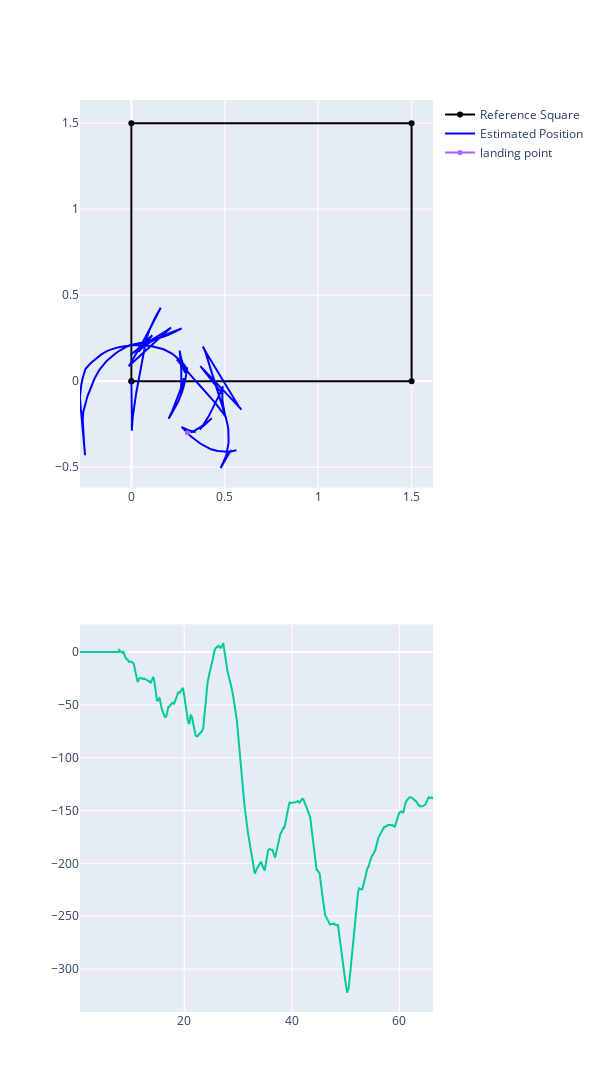

Notebook code cell kept with this figure:
### Code cell
# Integrate forward
positions = [np.zeros(2)]
thetas = [0.0]
angular_velocity = data["State Angular velocity [rad/s]"].to_numpy()
linear_velocity = data["State Linear velocity [m/s]"].to_numpy()
times = data["Time [s]"]
for i in range(1, len(angular_velocity)):
    dT = times[i] - times[i-1]
    thetas.append(thetas[-1] + angular_velocity[i]*dT)

    velocity_world = np.array([[np.cos(thetas[-1]), -np.sin(thetas[-1])], 
                               [np.sin(thetas[-1]), np.cos(thetas[-1])]])@np.array([linear_velocity[i], 0.0])
    
    positions.append(positions[-1]+velocity_world*dT)

positions = np.array(positions)

fig = make_subplots(rows=2, cols=1)

fig.add_trace(go.Scatter(x=[0.0, 1.5, 1.5, 0.0, 0.0], y=[0.0, 0.0, 1.5, 1.5, 0.0], name="Reference Square", marker_color="black"), row=1, col=1)
fig.add_trace(go.Scatter(x=-positions[:,1], y=positions[:,0], name="Estimated Position", marker_color="blue"), row=1, col=1)
fig.add_trace(go.Scatter(x=times, y=np.rad2deg(thetas), showlegend=False), row=2, col=1)

fig.add_trace(go.Scatter(x=[0.3], y=[-0.3], marker_size=5, name="landing point"), row=1, col=1)

fig.update_layout(width=600, height=1100)
fig.show()

### Figure 1 — Plotly figure (JSON) as saved in the notebook; plotly's stock layout.template omitted (floating-point values rounded to 4 significant figures; data arrays with more than 128 entries replaced by an {"elided": "..."} marker saying what was removed)
{"data": [{"marker": {"color": "black"}, "name": "Reference Square", "type": "scatter", "x": [0, 1.5, 1.5, 0, 0], "xaxis": "x", "y": [0, 0, 1.5, 1.5, 0], "yaxis": "y"}, {"marker": {"color": "blue"}, "name": "Estimated Position", "type": "scatter", "x": {"elided": "1456 float values"}, "xaxis": "x", "y": {"elided": "1456 float values"}, "yaxis": "y"}, {"showlegend": false, "type": "scatter", "x": {"elided": "1456 float values"}, "xaxis": "x2", "y": {"elided": "1456 float values"}, "yaxis": "y2"}, {"marker": {"size": 5}, "name": "landing point", "type": "scatter", "x": [0.3], "xaxis": "x", "y": [-0.3], "yaxis": "y"}], "layout": {"height": 1100, "width": 600, "xaxis": {"anchor": "y", "domain": [0, 1]}, "xaxis2": {"anchor": "y2", "domain": [0, 1]}, "yaxis": {"anchor": "x", "domain": [0.575, 1]}, "yaxis2": {"anchor": "x2", "domain": [0, 0.425]}}}
